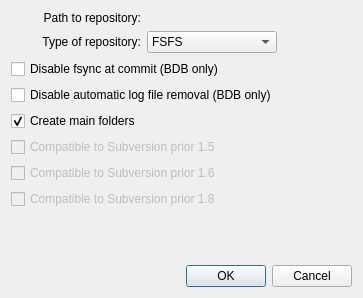
<?xml version="1.0" encoding="UTF-8"?>
<ui version="4.0">
 <class>CreateRepoDlg</class>
 <widget class="QDialog" name="CreateRepoDlg">
  <property name="geometry">
   <rect>
    <x>0</x>
    <y>0</y>
    <width>363</width>
    <height>298</height>
   </rect>
  </property>
  <property name="windowTitle">
   <string>Create new repository</string>
  </property>
  <layout class="QGridLayout" name="gridLayout_2">
   <item row="0" column="0">
    <layout class="QGridLayout" name="gridLayout">
     <item row="2" column="0" colspan="2">
      <widget class="QCheckBox" name="m_DisableFsync">
       <property name="text">
        <string>Disable fsync at commit (BDB only)</string>
       </property>
       <property name="shortcut">
        <string/>
       </property>
      </widget>
     </item>
     <item row="0" column="0">
      <widget class="QLabel" name="textLabel1">
       <property name="text">
        <string>Path to repository:</string>
       </property>
       <property name="alignment">
        <set>Qt::AlignRight|Qt::AlignTrailing|Qt::AlignVCenter</set>
       </property>
       <property name="wordWrap">
        <bool>false</bool>
       </property>
      </widget>
     </item>
     <item row="1" column="1">
      <widget class="KComboBox" name="m_FilesystemSelector">
       <property name="toolTip">
        <string>Select type of storage</string>
       </property>
       <property name="whatsThis">
        <string>Select the storage type of repository (FSFS or Berkely DB)</string>
       </property>
       <item>
        <property name="text">
         <string>FSFS</string>
        </property>
       </item>
       <item>
        <property name="text">
         <string>BDB</string>
        </property>
       </item>
      </widget>
     </item>
     <item row="4" column="0" colspan="2">
      <widget class="QCheckBox" name="m_CreateMainDirs">
       <property name="toolTip">
        <string>Create trunk, tags and branches folders</string>
       </property>
       <property name="whatsThis">
        <string>If this is set then the base layout (&lt;tt&gt;/trunk&lt;/tt&gt;,&lt;tt&gt;/branches&lt;/tt&gt; and &lt;tt&gt;/tags&lt;/tt&gt;) will created after opening the fresh repository.</string>
       </property>
       <property name="text">
        <string>Create main folders</string>
       </property>
       <property name="shortcut">
        <string/>
       </property>
       <property name="checked">
        <bool>true</bool>
       </property>
      </widget>
     </item>
     <item row="6" column="0" colspan="2">
      <widget class="QCheckBox" name="m_presvn16compat">
       <property name="enabled">
        <bool>false</bool>
       </property>
       <property name="toolTip">
        <string>Is created repository compatible to Subversion prior 1.6</string>
       </property>
       <property name="whatsThis">
        <string>If set, the repository created will compatible to Subversion prior 1.5. This is only useful when svnqt is running with Subversion 1.6 or above.</string>
       </property>
       <property name="text">
        <string>Compatible to Subversion prior 1.6</string>
       </property>
      </widget>
     </item>
     <item row="1" column="2">
      <spacer name="horizontalSpacer">
       <property name="orientation">
        <enum>Qt::Horizontal</enum>
       </property>
       <property name="sizeHint" stdset="0">
        <size>
         <width>40</width>
         <height>20</height>
        </size>
       </property>
      </spacer>
     </item>
     <item row="3" column="0" colspan="2">
      <widget class="QCheckBox" name="m_LogKeep">
       <property name="text">
        <string>Disable automatic log file removal (BDB only)</string>
       </property>
       <property name="shortcut">
        <string/>
       </property>
      </widget>
     </item>
     <item row="1" column="0">
      <widget class="QLabel" name="textLabel2">
       <property name="text">
        <string>Type of repository:</string>
       </property>
       <property name="alignment">
        <set>Qt::AlignRight|Qt::AlignTrailing|Qt::AlignVCenter</set>
       </property>
       <property name="wordWrap">
        <bool>false</bool>
       </property>
      </widget>
     </item>
     <item row="5" column="0" colspan="2">
      <widget class="QCheckBox" name="m_presvn15compat">
       <property name="enabled">
        <bool>false</bool>
       </property>
       <property name="toolTip">
        <string>Is created repository compatible to Subversion prior 1.5</string>
       </property>
       <property name="whatsThis">
        <string>If set, the repository created will compatible to Subversion prior 1.5. This is only useful when svnqt is running with Subversion 1.5 or above.</string>
       </property>
       <property name="text">
        <string>Compatible to Subversion prior 1.5</string>
       </property>
      </widget>
     </item>
     <item row="0" column="1" colspan="2">
      <widget class="KUrlRequester" name="m_ReposPathinput">
       <property name="mode">
        <set>KFile::Directory|KFile::LocalOnly</set>
       </property>
      </widget>
     </item>
     <item row="7" column="0" colspan="2">
      <widget class="QCheckBox" name="m_presvn18compat">
       <property name="enabled">
        <bool>false</bool>
       </property>
       <property name="toolTip">
        <string>Is created repository compatible to Subversion prior 1.8</string>
       </property>
       <property name="whatsThis">
        <string>If set, the repository created will compatible to Subversion prior 1.4. This is only useful when svnqt is running with Subversion 1.8 or above.</string>
       </property>
       <property name="text">
        <string>Compatible to Subversion prior 1.8</string>
       </property>
       <property name="checked">
        <bool>false</bool>
       </property>
      </widget>
     </item>
    </layout>
   </item>
   <item row="1" column="0">
    <spacer name="verticalSpacer">
     <property name="orientation">
      <enum>Qt::Vertical</enum>
     </property>
     <property name="sizeHint" stdset="0">
      <size>
       <width>20</width>
       <height>0</height>
      </size>
     </property>
    </spacer>
   </item>
   <item row="2" column="0">
    <widget class="QDialogButtonBox" name="buttonBox">
     <property name="standardButtons">
      <set>QDialogButtonBox::Cancel|QDialogButtonBox::Ok</set>
     </property>
    </widget>
   </item>
  </layout>
 </widget>
 <layoutdefault spacing="6" margin="11"/>
 <customwidgets>
  <customwidget>
   <class>KUrlRequester</class>
   <extends>QWidget</extends>
   <header>kurlrequester.h</header>
  </customwidget>
  <customwidget>
   <class>KComboBox</class>
   <extends>QComboBox</extends>
   <header>kcombobox.h</header>
  </customwidget>
 </customwidgets>
 <tabstops>
  <tabstop>m_ReposPathinput</tabstop>
  <tabstop>m_FilesystemSelector</tabstop>
  <tabstop>m_DisableFsync</tabstop>
  <tabstop>m_LogKeep</tabstop>
  <tabstop>m_CreateMainDirs</tabstop>
  <tabstop>m_presvn15compat</tabstop>
  <tabstop>m_presvn16compat</tabstop>
  <tabstop>m_presvn18compat</tabstop>
 </tabstops>
 <includes>
  <include location="local">kcombobox.h</include>
  <include location="local">kurlrequester.h</include>
  <include location="local">klineedit.h</include>
  <include location="local">kpushbutton.h</include>
 </includes>
 <resources/>
 <connections/>
 <slots>
  <slot>compatChanged15(bool)</slot>
 </slots>
</ui>
